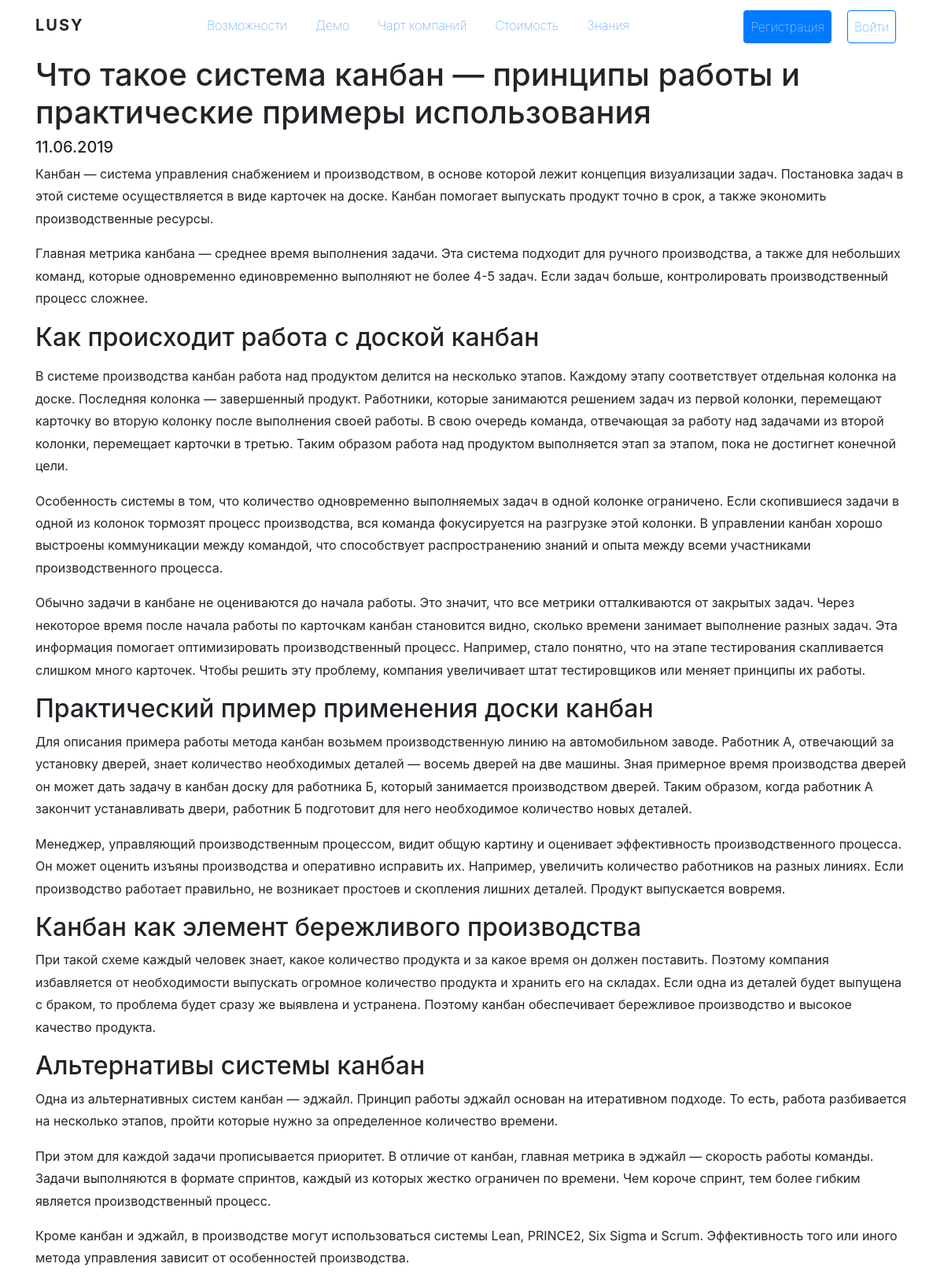
The app's page /ru/article/15 with its own data.
### tables this page shows
create table blog
(
  article_id int auto_increment
    primary key,
  article_number int null,
  language text null,
  article_name text null,
  article_text text null,
  category text null,
  description text null,
  publish_date int null
);

### app/controllers/BlogController.php (called while the page is built, shortened)
<?php
class BlogController extends Controller
{
    public function articleAction()
    {
        $id = $this->params['args'];
        $article = $this->model->getArticle($id);
        $args = [
            'article' => $article
        ];
        $this->view->render($article['article_name'], $args);
    }
}

### index.php (called while the page is built, shortened)
<?php
spl_autoload_register(function ($class) {
    $path = str_replace('\\', '/', $class . '.php');
});
$router = new Router();
$router->run();

### app/core/Controller.php (called while the page is built, shortened)
<?php
abstract class Controller
{
    public function __construct($params)
    {
        $this->params = $params;
        $this->model = $this->loadModel($params['controller']);
    }
    public function loadModel($name)
    {
        $class = 'app\models\\' . ucfirst($name);
        if (class_exists($class)) {
            return new $class;
        }
    }
}

### app/config/db.php (called while the page is built)
<?php
return [
    'host' => 'localhost',
    'dbname' => 'dev',
    'user' => 'root',
    'pass' => 'root',
];

### app/lib/Db.php (called while the page is built, shortened)
<?php
class Db
{
    protected $db;
    public function __construct()
    {
        $config = require 'app/config/db.php';
        $dsn = 'mysql:host=' . $config['host'] . ';dbname=' . $config['dbname'];
        $this->db = new PDO($dsn, $config['user'], $config['pass']);
    }
    public function query($sql, $params = [])
    {
        $stmt = $this->db->prepare($sql);
        if (!empty($params)) {
            foreach ($params as $key => $value) {
                if (is_int($value)) {
                    $stmt->bindValue($key, (int)$value, PDO::PARAM_INT);
                } else {
                    $stmt->bindValue($key, $value);
                }
            }
        }
        $stmt->execute();
        return $stmt;
    }
    public function firstRow($sql, $params = [])
    {
        $result = $this->query($sql, $params);
        return $result->fetch(PDO::FETCH_ASSOC);
    }
}

### app/core/Model.php (called while the page is built, shortened)
<?php
abstract class Model
{
    public function __construct()
    {
        $this->db = new Db();
    }
}

### app/models/Blog.php (called while the page is built, shortened)
<?php
class Blog extends Model
{
    public function getArticle($articleId)
    {
        $params = [
            ':articleId' => $articleId,
        ];
        $article = $this->db->firstRow('SELECT article_id, article_number, language, article_name, article_text, category, description, publish_date FROM blog WHERE article_id = :articleId', $params);
        return $article;
    }
}

### app/views/blog/article.php (the view, shortened to what this page needs)
<div class="container">
    <h1><?= $article['article_name']; ?></h1>
    <h5><?= date('d.m.Y', $article['publish_date']); ?></h5>
    <?= $article['article_text']; ?>
</div>

### public/css/custom.css (style rules this page uses)
p { line-height: 1.78; }

### records on screen
blog: article_name "Что такое система канбан — принципы работы и практические примеры использования", publish_date "11.06.2019", article_text "Канбан — система управления снабжением и производством, в основе которой лежит концепция визуализации задач. Постановка задач в этой системе осуществляется в виде карточек на доске. Канбан помогает выпускать продукт точно в срок, а также экономить производственные ресурсы. Главная метрика канбана — среднее время выполнения задачи. Эта система подходит для ручного производства, а также для небольших команд, которые одновременно единовременно выполняют не более 4-5 задач. Если задач больше, контролировать производственный процесс сложнее. Как происходит работа с доской канбан В системе производства канбан работа над продуктом делится на несколько этапов. Каждому этапу соответствует отдельная…"
